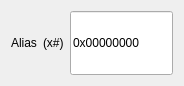
<?xml version="1.0" encoding="UTF-8"?>
<ui version="4.0">
 <class>RegisterWidget</class>
 <widget class="QWidget" name="RegisterWidget">
  <property name="geometry">
   <rect>
    <x>0</x>
    <y>0</y>
    <width>184</width>
    <height>86</height>
   </rect>
  </property>
  <property name="windowTitle">
   <string>Form</string>
  </property>
  <layout class="QGridLayout" name="gridLayout">
   <item row="0" column="0">
    <layout class="QHBoxLayout" name="horizontalLayout">
     <item>
      <widget class="QLabel" name="alias">
       <property name="text">
        <string>Alias</string>
       </property>
      </widget>
     </item>
     <item>
      <widget class="QLabel" name="number">
       <property name="text">
        <string>(x#)</string>
       </property>
      </widget>
     </item>
     <item>
      <widget class="QLineEdit" name="value">
       <property name="sizePolicy">
        <sizepolicy hsizetype="Minimum" vsizetype="Minimum">
         <horstretch>0</horstretch>
         <verstretch>0</verstretch>
        </sizepolicy>
       </property>
       <property name="minimumSize">
        <size>
         <width>20</width>
         <height>0</height>
        </size>
       </property>
       <property name="text">
        <string>0x00000000</string>
       </property>
      </widget>
     </item>
    </layout>
   </item>
  </layout>
 </widget>
 <resources/>
 <connections/>
</ui>
